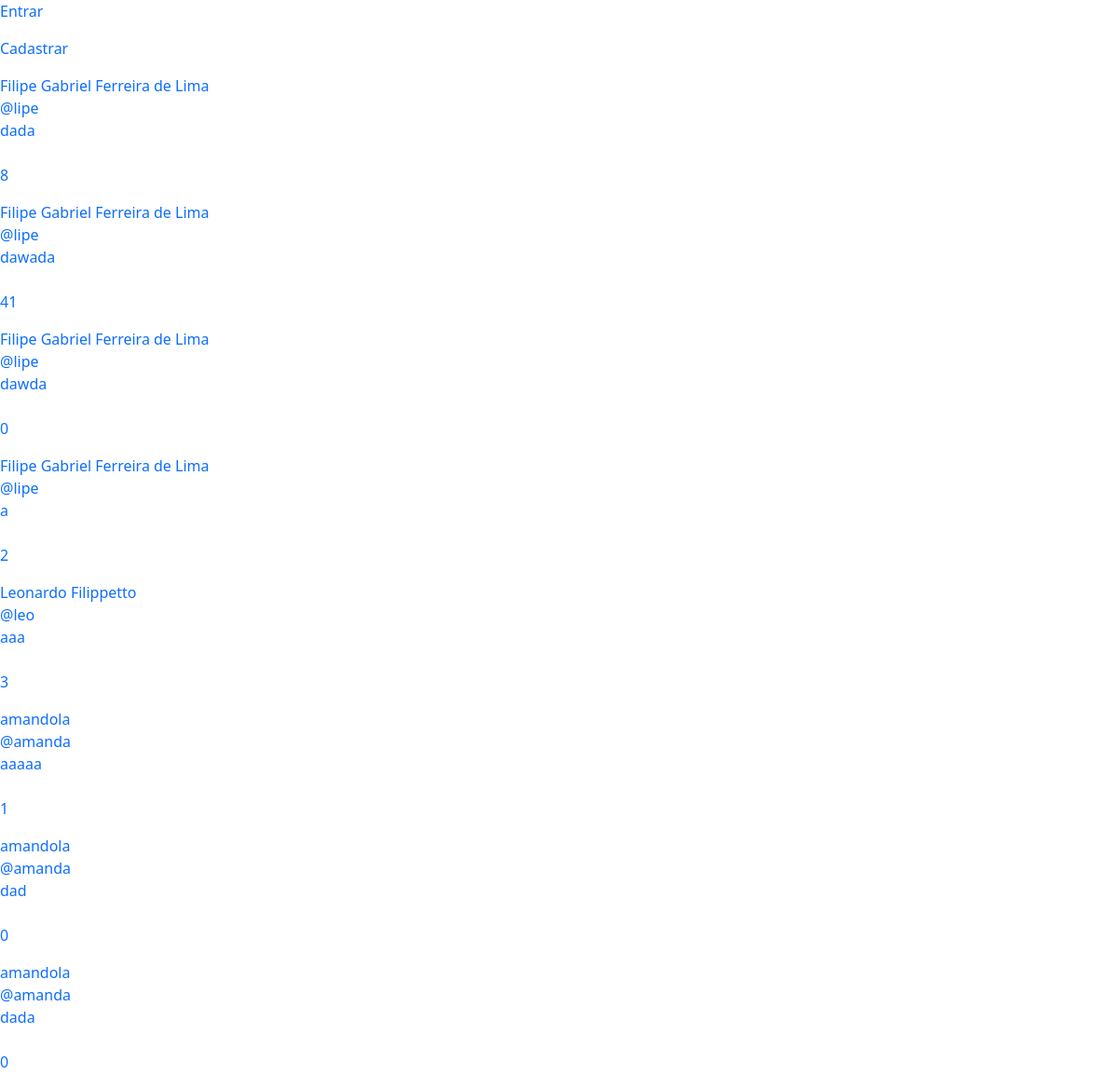
The app's page /view/index.php with its own data.
### tables this page shows
CREATE TABLE `posts` (
  `id_post` int(11) NOT NULL,
  `id_publicador` int(11) DEFAULT NULL,
  `texto` varchar(255) DEFAULT NULL,
  `anexo` text DEFAULT NULL,
  `curtida` int(11) DEFAULT NULL,
  `id_curtidor` int(11) DEFAULT NULL
);

CREATE TABLE `usuarios` (
  `id_usuario` int(11) NOT NULL,
  `nome` varchar(50) DEFAULT NULL,
  `nick` varchar(16) DEFAULT NULL,
  `email` varchar(50) DEFAULT NULL,
  `cpf` varchar(11) DEFAULT NULL,
  `data_nasc` date DEFAULT NULL,
  `senha` varchar(255) DEFAULT NULL
);

### bd/gerenciador_de_conexoes.php (called while the page is built, shortened)
<?php
class GerenciadorDeConexoes{
    public static $instancia_unica;
    public static function obter_conexao() {
        if (!isset(self::$instancia_unica)) {
            self::$instancia_unica = GerenciadorDeConexoes::criar_conexao();
        }
        return self::$instancia_unica;
    }
    private static function criar_conexao(){
        $username = 'root';
		$password = '';
		$host = 'localhost';
		$db_name ='friendly';
        $porta= '3306';
        $str_con = 'mysql:host=' . $host . ';port='. $porta .';dbname=' . $db_name;
    	try{
			$pdo = new PDO($str_con, $username, $password);
  			$pdo->setAttribute(PDO::ATTR_ERRMODE, PDO::ERRMODE_EXCEPTION);
  			return $pdo;
		}
		catch(PDOException $e){
			throw new Exception("Erro ao conectar-se com a base de dados: [" . $e->getMessage() . "]");
		}
    }
}
?>

### model/PostDAO.php (called while the page is built, shortened)
<?php
require_once('../bd/gerenciador_de_conexoes.php');
require_once('../model/PostDTO.php');
class PostDAO{
    private $con;
    function __construct(){
        $this->con = GerenciadorDeConexoes::obter_conexao();
    }
    function obter_todos(){
        $lista = [];
        $result = $this->con->query("SELECT * FROM posts");
        while($row = $result->fetch(PDO::FETCH_ASSOC)){
            $p = new Post();
            $p->set_id_post($row['id_post']);
            $p->set_id_publicador($row['id_publicador']);
            $p->set_texto($row['texto']);
            $p->set_anexo($row['anexo']);
            $p->set_curtida($row['curtida']);
            $p->set_id_curtidor($row['id_curtidor']);
            array_push($lista, $p);
        }
        return $lista;
    }
}
?>

### model/PostDTO.php (called while the page is built, shortened)
<?php
class Post{
    private $id_post;
    private $id_publicador;
    private $texto;
    private $curtida;
    function set_id_post($id_post){
        $this->id_post = $id_post;
    }
    function get_id_post(){
        return $this->id_post;
    }
    function set_id_publicador($id_publicador){
        $this->id_publicador = $id_publicador;
    }
    function get_id_publicador(){
        return $this->id_publicador;
    }
    function set_texto($texto){
        $this->texto = $texto;
    }
    function get_texto(){
        return $this->texto;
    }
    function set_curtida($curtida){
        $this->curtida = $curtida;
    }
    function get_curtida(){
        return $this->curtida;
    }
}
?>

### model/UsuarioDAO.php (called while the page is built, shortened)
<?php
require_once('../bd/gerenciador_de_conexoes.php');
require_once('UsuarioDTO.php');
class UsuarioDAO{
    private $con;
    function __construct(){
        $this->con = GerenciadorDeConexoes::obter_conexao();
    }
    function obter($id){
        $result = $this->con->query("SELECT * FROM usuarios WHERE id_usuario = '" . $id . "'");
        if($result->rowCount() > 0){
            $row = $result->fetch(PDO::FETCH_ASSOC);
            $u = new Usuario();
            $u->set_id_usuario($row['id_usuario']);
            $u->set_nome($row['nome']);
            $u->set_nick($row['nick']);
            $u->set_email($row['email']);
            $u->set_cpf($row['cpf']);
            $u->set_data_nasc($row['data_nasc']);
            $u->set_senha($row['senha']);
            return $u;
        }else{
            return false;
        }
    }
}
?>

### model/UsuarioDTO.php (called while the page is built, shortened)
<?php
class Usuario{
    private $nome;
    private $nick;
    function set_nome($nome){
		$this->nome = $nome;
	}
	function get_nome(){
		return $this->nome;
	}
    function set_nick($nick){
        $this->nick = $nick;
    }
    function get_nick(){
        return $this->nick;
    }
}
?>

### view/index.php (the view, shortened to what this page needs)
<?php
require_once('../model/PostDAO.php');
require_once('../model/UsuarioDAO.php');
$dao_u = new UsuarioDAO();
$dao_p = new PostDAO();
$posts = $dao_p->obter_todos();
?>
<!DOCTYPE html>
<html lang="pt-br">
    <head>
        <link href="https://cdn.jsdelivr.net/npm/bootstrap@5.3.2/dist/css/bootstrap.min.css" rel="stylesheet">
        <link rel="stylesheet" href="../css/index.css">
    </head>
    <body>
        <?php include 'req_header.php'; ?>
        <?php
            foreach ($posts as $post_arr){
                $post = $post_arr;
                $publicador = $dao_u->obter($post->get_id_publicador());
                echo "
                <a href='perfil_usuario.php?id_publicador=".$post->get_id_publicador()."' style='text-decoration: none;'>
                    <div class='publicacao' id='" . $post->get_id_post() . "'>
                        <div class='nome-publicador'>
                            <span class='nome-publicador'>" . $publicador->get_nome() . "</span>
                            </br>
                            <span class='nick-publicador'>@" . $publicador->get_nick() . "</span>
                        </div>
                        </a>
                <a href='post.php?id_post=".$post->get_id_post()."' style=' text-decoration: none;'>
                    <div class='texto'>
                        <span class='texto'>" . $post->get_texto() . "</span>
                    </div>
                    <div class='anexo'>
                        <img src='../img" . $post->get_anexo() . "' alt='' srcset=''>
                    </div>
                    <div class='curtidas'>
                        <p>" . $post->get_curtida() . "</p>
                    </div>
                </a>
                    ";
            }
        ?>
    </body>
</html>

### view/req_header.php (shortened to what this page needs)
<?php
require_once('../model/PostDAO.php');
require_once('../model/UsuarioDAO.php');
$dao = new UsuarioDAO();
?>
<!DOCTYPE html>
<html lang="pt-br">
    <head>
        <link href="https://cdn.jsdelivr.net/npm/bootstrap@5.3.2/dist/css/bootstrap.min.css" rel="stylesheet">
    </head>
    <body>
        <?php
        if(isset($_SESSION['id_usuario'])) {
            $usuario = $dao->obter($_SESSION['id_usuario']);
            echo '
            <form action="../controller/sair.php" method="post">
                <div class="sair-usuario">
                    <input type="hidden" name="sair" value="' . $_SESSION['sair']=true . '">
                    <input type="submit" value="Sair">
                </div>
            </form>
            <p><a href="cadastro_post.php" style="text-decoration: none;">Publicar</a></p>
            <button type="button" class="btn btn-primary" data-bs-toggle="modal" data-bs-target="#modalExcluirConta">Excluir Conta</button>
            ';
        }else{
            echo '
            <p><a href="login.php" style="text-decoration: none;">Entrar</a></p>
            <p><a href="cadastro_usuario.php" style="text-decoration: none;">Cadastrar</a></p>';
        }
        ?>
    </body>
</html>

### records on screen
posts: usuarios.nome "Filipe Gabriel Ferreira de Lima", usuarios.nick "lipe", texto "dada", curtida "8"
posts: usuarios.nome "Filipe Gabriel Ferreira de Lima", usuarios.nick "lipe", texto "dawada", curtida "41"
posts: usuarios.nome "Filipe Gabriel Ferreira de Lima", usuarios.nick "lipe", texto "dawda", curtida "0"
posts: usuarios.nome "Filipe Gabriel Ferreira de Lima", usuarios.nick "lipe", texto "a", curtida "2"
posts: usuarios.nome "Leonardo Filippetto", usuarios.nick "leo", texto "aaa", curtida "3"
posts: usuarios.nome "amandola", usuarios.nick "amanda", texto "aaaaa", curtida "1"
posts: usuarios.nome "amandola", usuarios.nick "amanda", texto "dad", curtida "0"
posts: usuarios.nome "amandola", usuarios.nick "amanda", texto "dada", curtida "0"
